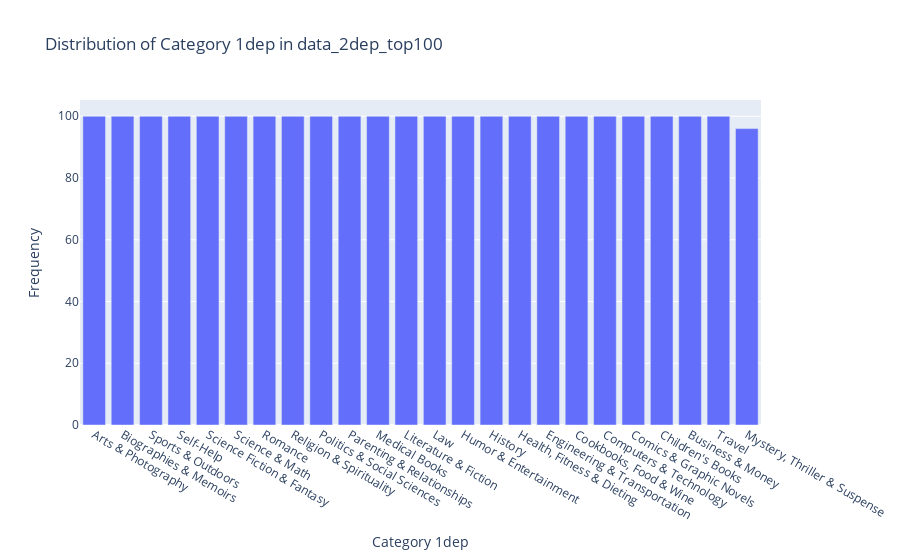

Write notebook code for a chart like this one.
### Code cell
category_counts = data_2dep_top100["category_1dep"].value_counts().reset_index()
category_counts.columns = ["category_1dep", "count"]

# 繪製長條圖
fig = px.bar(category_counts, x="category_1dep", y="count", labels={"category_1dep": "Category 1dep", "count": "Frequency"}, title="Distribution of Category 1dep in data_2dep_top100")

# 顯示圖表
fig.show()

### Figure 1 — Plotly figure (JSON) as saved in the notebook; plotly's stock layout.template omitted (floating-point values rounded to 4 significant figures)
{"data": [{"alignmentgroup": "True", "hovertemplate": "Category 1dep=%{x}<br>Frequency=%{y}<extra></extra>", "legendgroup": "", "marker": {"color": "#636efa", "pattern": {"shape": ""}}, "name": "", "offsetgroup": "", "orientation": "v", "showlegend": false, "textposition": "auto", "type": "bar", "x": ["Arts & Photography", "Biographies & Memoirs", "Sports & Outdoors", "Self-Help", "Science Fiction & Fantasy", "Science & Math", "Romance", "Religion & Spirituality", "Politics & Social Sciences", "Parenting & Relationships", "Medical Books", "Literature & Fiction", "Law", "Humor & Entertainment", "History", "Health, Fitness & Dieting", "Engineering & Transportation", "Cookbooks, Food & Wine", "Computers & Technology", "Comics & Graphic Novels", "Children's Books", "Business & Money", "Travel", "Mystery, Thriller & Suspense"], "xaxis": "x", "y": [100, 100, 100, 100, 100, 100, 100, 100, 100, 100, 100, 100, 100, 100, 100, 100, 100, 100, 100, 100, 100, 100, 100, 96], "yaxis": "y"}], "layout": {"barmode": "relative", "legend": {"tracegroupgap": 0}, "title": {"text": "Distribution of Category 1dep in data_2dep_top100"}, "xaxis": {"anchor": "y", "domain": [0, 1], "title": {"text": "Category 1dep"}}, "yaxis": {"anchor": "x", "domain": [0, 1], "title": {"text": "Frequency"}}}}
